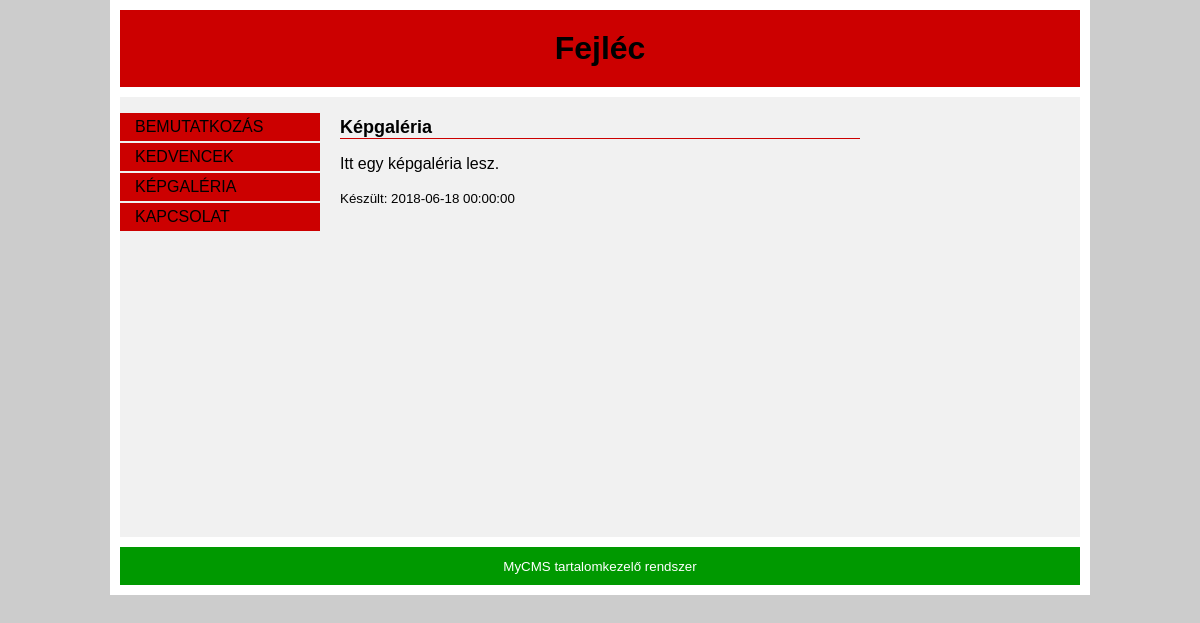
The app's page /kepgaleria with its own data.
### tables this page shows
CREATE TABLE IF NOT EXISTS `cms_tartalom` (
  `id` tinyint(3) UNSIGNED NOT NULL AUTO_INCREMENT,
  `alias` varchar(32) DEFAULT NULL,
  `sorrend` tinyint(3) UNSIGNED NOT NULL,
  `menunev` varchar(32) NOT NULL,
  `tartalom` text NOT NULL,
  `letrehozas` datetime NOT NULL,
  `modositas` datetime DEFAULT NULL,
  `leiras` text,
  `kulcsszavak` text,
  `statusz` tinyint(1) UNSIGNED NOT NULL DEFAULT '1',
  PRIMARY KEY (`id`)
);

### index.php (the view)
<?php
require_once("adatbazis.php");
$sql = "SELECT id, alias, menunev
        FROM cms_tartalom
        WHERE statusz = 1
        ORDER BY sorrend ASC";
$eredmeny = mysqli_query($dbconn, $sql);
$menu = "<ul>\n";
while ($sor = mysqli_fetch_assoc($eredmeny)) {
	$menu.= "<li><a href=\"./{$sor['alias']}\">{$sor['menunev']}</a></li>\n";
}
$menu.="</ul>\n";
$alias = (isset($_GET['alias'])) ? $_GET['alias'] : "bemutatkozas";
$sql = "SELECT menunev, tartalom, letrehozas, modositas, leiras, kulcsszavak
        FROM cms_tartalom
        WHERE alias = '{$alias}'
        LIMIT 1";
$eredmeny = mysqli_query($dbconn, $sql);
if (mysqli_num_rows($eredmeny) == 1) {
	$sor = mysqli_fetch_assoc($eredmeny);
	$leiras = $sor['leiras'];
	$kulcsszavak = $sor['kulcsszavak'];
	$menunev = $sor['menunev'];
	$tartalom = $sor['tartalom'];
	$letrehozas = $sor['letrehozas'];
}
else {
	$leiras = "";
	$kulcsszavak = "";
	$menunev = "Hiba";
	$tartalom = "<p><em>A keresett oldal nem található...</em></p>";
	$letrehozas = date("Y-m-d H:i:s");
}
$oldalsav = "";
$sablon = file_get_contents("sablon.html");
$sablon = str_replace("{{menunev}}",  $menunev,   $sablon);
$sablon = str_replace("{{leiras}}",   $leiras,   $sablon);
$sablon = str_replace("{{kulcsszavak}}", $kulcsszavak, $sablon);
$sablon = str_replace("{{menu}}",     $menu,     $sablon);
$sablon = str_replace("{{tartalom}}", $tartalom, $sablon);
$sablon = str_replace("{{letrehozas}}", $letrehozas, $sablon);
$sablon = str_replace("{{oldalsav}}", $oldalsav, $sablon);
print $sablon;
?>

### css/alap.css (style rules this page uses)
body { background-color: #ccc; margin: 0; font-family: "Arial"; }
#befoglalo { width: 960px; margin: auto; border: solid 10px #fff; background-color: #f1f1f1; }
#fejlec { text-align: center; background-color: #c00; border-bottom: solid 10px #fff; }
#fejlec h1 { margin: 0; padding: 20px; }
#menu { width: 200px; float: left; text-transform: uppercase; }
#menu ul { padding: 0; }
#menu li { list-style-type: none; display: block; margin-bottom: 2px; }
#menu a { color: #000; display: block; padding: 5px 15px; text-decoration: none; background-color: #c00; }
#tartalom { min-height: 400px; margin: 20px 220px; }
#tartalom h2 { font-size: 18px; margin-top: 0; border-bottom: 1px solid #c00; }
#tartalom p { text-align: justify; }
#lablec { clear: left; color: #fff; background-color: #090; text-align: center; padding: 10px; border-top: solid 10px #fff; }

### records on screen
cms_tartalom: sablon "Fejléc Képgaléria Itt egy képgaléria lesz. Készült: 2018-06-18 00:00:00 MyCMS tartalomkezelő rendszer", menunev "KÉPGALÉRIA"
cms_tartalom: menunev "BEMUTATKOZÁS"
cms_tartalom: menunev "KEDVENCEK"
cms_tartalom: menunev "KAPCSOLAT"
